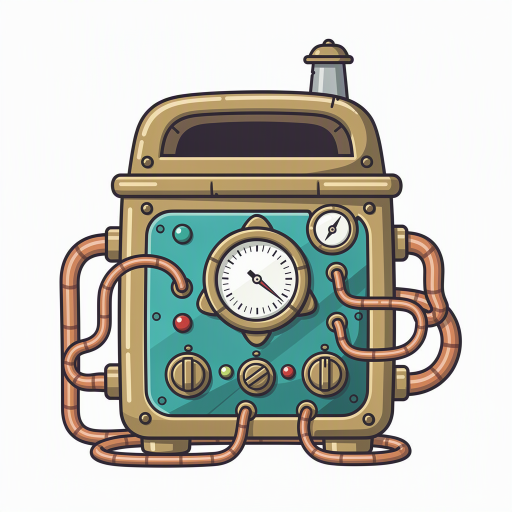
#> input picture docs/research/skills/prototypes/cutout-character/machine_raw.png, 1024 x 1024 px (shown at 1/2 size); its folder holds 3 pictures in this run
$ python props.py
#> lines starting #> are read from the running program, lines starting #| are printed output that depends on the picture; after the words box and inside, x2 and y2 are one past the last pixel; in counts of white or black regions, pixels touching at a corner belong together
"""Key the white out of the props (border-connected near-white only) and crop to content.
Run: uv run --with numpy --with scipy --with pillow python props.py"""
import json
from pathlib import Path

import numpy as np
from PIL import Image
from scipy import ndimage as ndi

HERE = Path(__file__).parent
info = {}
for name in ("machine", "toast"):
    im = np.asarray(Image.open(HERE / f"{name}_raw.png").convert("RGB")).astype(np.int16)
    white = im.min(2) > 225
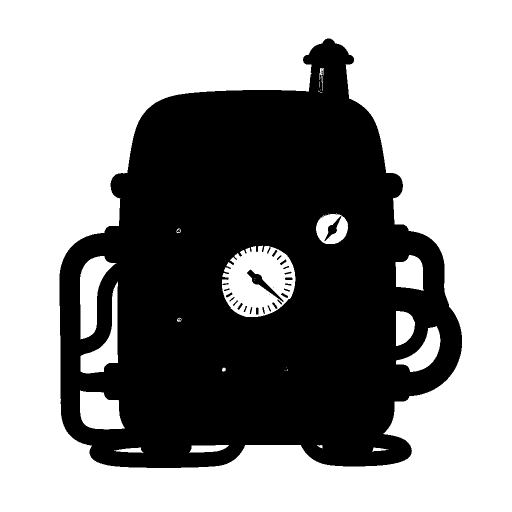
#> white: shape (1024, 1024) bool (shown at 1/2 size); 57.5% white; 30 black regions (5 under 20 px), largest, box (x1, y1, x2, y2) and area: (119, 77, 924, 936) 443472, (494, 539, 567, 604) 908, (649, 432, 683, 482) 477
    lab, _ = ndi.label(white)
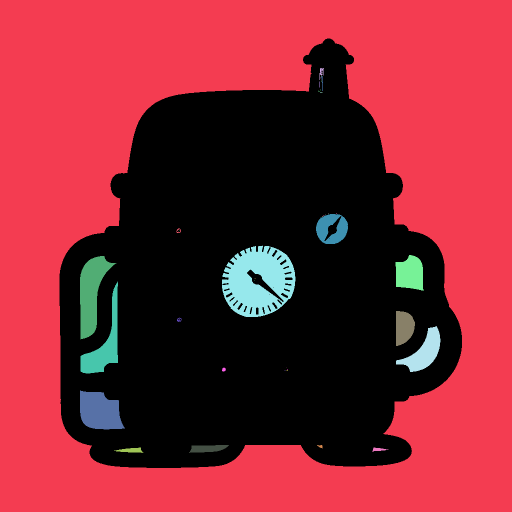
#> lab: shape (1024, 1024) int32 (shown at 1/2 size); 51 distinct labels, from 0 to 50; one colour per label, 0 black
    border = set(np.unique(np.r_[lab[0], lab[-1], lab[:, 0], lab[:, -1]])) - {0}
#> border = 1 item
    # White enclosed by pipe loops is background too; keep only the biggest enclosed
    # white (the machine's dial face) and small highlights.
    sizes = ndi.sum(white, lab, range(1, lab.max() + 1))
#> sizes = 50 values, max 559453 at index 0, min 1 at index 2, mean 12054.7
    inner = sorted((s, i + 1) for i, s in enumerate(sizes) if i + 1 not in border and s > 150)
#> inner = [(373, 48), (899, 46), (2080, 36), (2606, 21), (3144, 30), (3498, 38), (4575, 35), (5287, 45), (6023, 31), (14307, 29)]
    holes = [i for _, i in inner[:-1]] if name == "machine" else []
#> holes = [48, 46, 36, 21, 30, 38, 35, 45, 31]
    fg = ~ndi.binary_dilation(np.isin(lab, list(border) + holes), iterations=1)
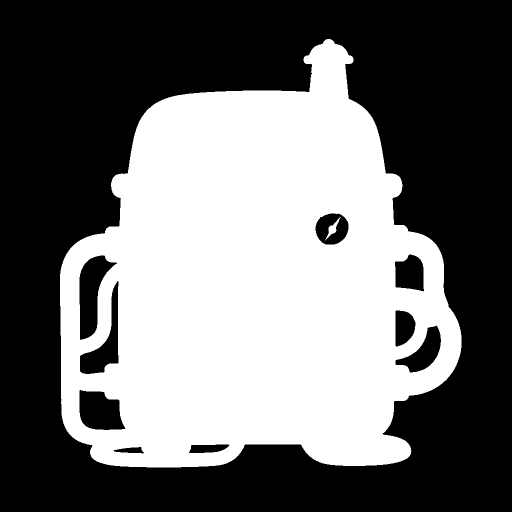
#> fg: shape (1024, 1024) bool (shown at 1/2 size); 43.4% white; 2 white regions, box (x1, y1, x2, y2) and area: (120, 78, 923, 935) 454927, (650, 434, 681, 481) 367
    fg = ndi.binary_opening(fg, iterations=2)  # drop specks
#> fg: shape (1024, 1024) bool; 43.4% white; 2 white regions, box (x1, y1, x2, y2) and area: (120, 78, 923, 935) 454920, (654, 440, 678, 475) 331
    a = ndi.gaussian_filter(fg.astype(float), 0.8) * 255
    ys, xs = np.nonzero(fg)
    y0, y1, x0, x1 = ys.min() - 2, ys.max() + 3, xs.min() - 2, xs.max() + 3
#> y0 = 76; y1 = 937; x0 = 118; x1 = 925
    out = np.dstack([im, a]).clip(0, 255).astype(np.uint8)[y0:y1, x0:x1]
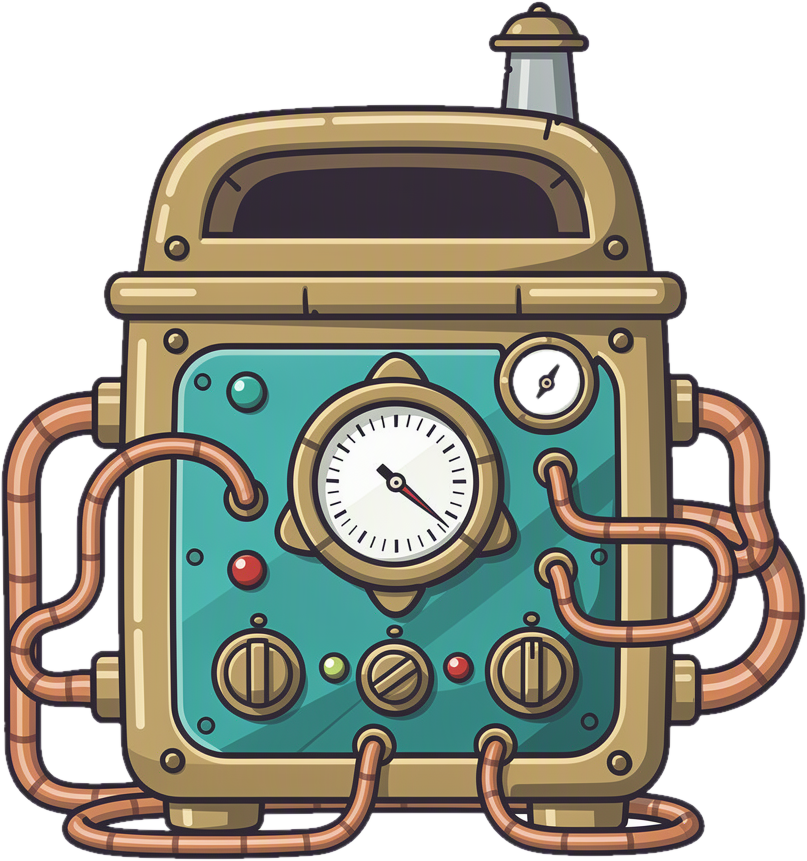
#> out: shape (861, 807, 4); mean R, G, B, A 167.7, 167.2, 154.7, 167; transparent parts drawn white
    Image.fromarray(out).save(HERE / "parts" / f"{name}.png")
    info[name] = {"file": f"parts/{name}.png", "w": int(x1 - x0), "h": int(y1 - y0)}
#> pass 2 of the loop `for name in ("machine", "toast"):`:
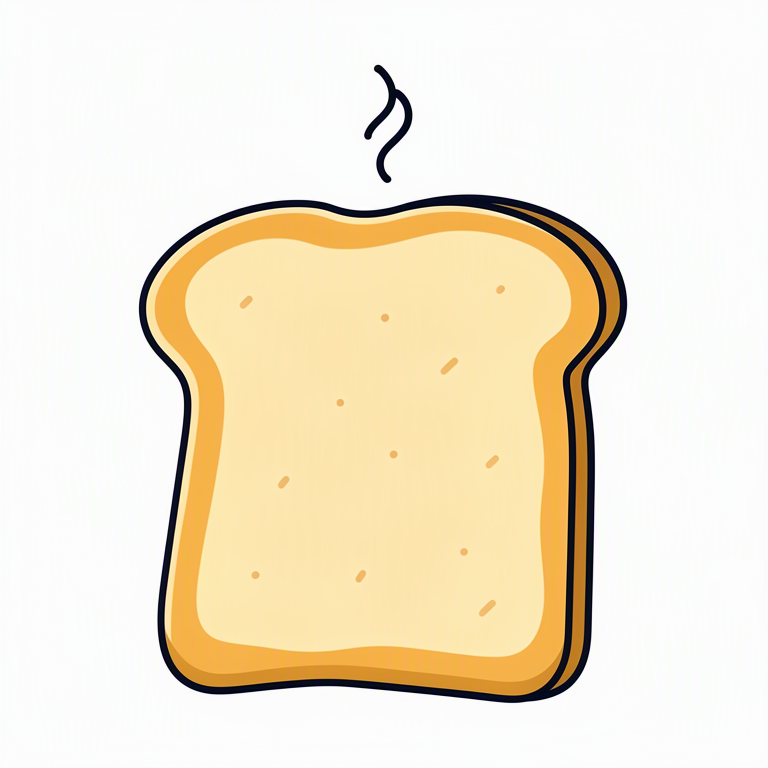
#> input picture docs/research/skills/prototypes/cutout-character/toast_raw.png, 768 x 768 px
#> im: shape (768, 768, 3) int16
#> `white = im.min(2) > 225`:
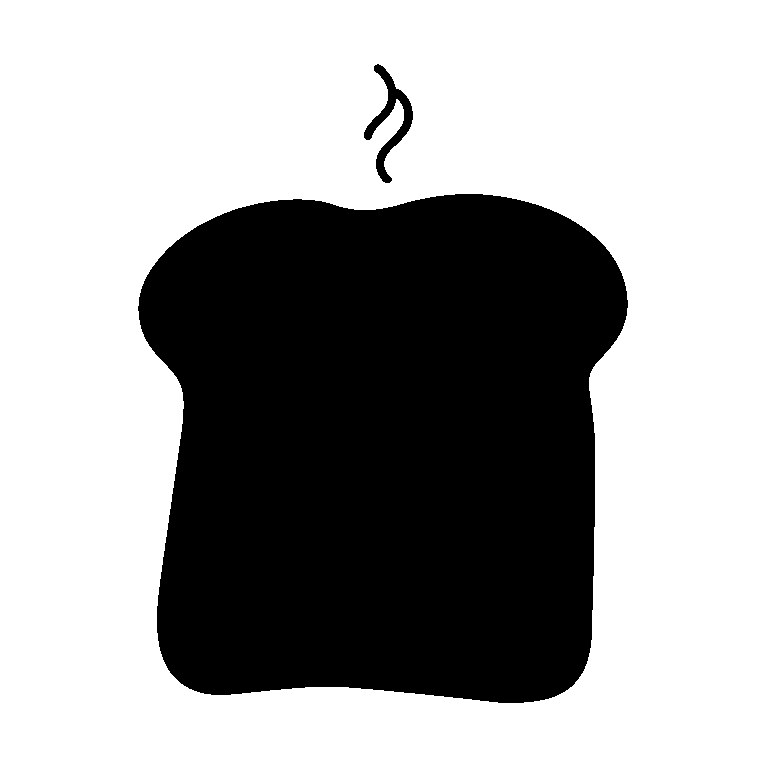
#> white: shape (768, 768) bool; 64% white; 2 black regions, box (x1, y1, x2, y2) and area: (138, 194, 628, 703) 210939, (364, 64, 413, 183) 1610
#> sizes = [377275]
#> inner = []
#> a: shape (768, 768) float64
#> y0 = 63; y1 = 704; x0 = 137; x1 = 629
#> `out = np.dstack([im, a]).clip(0, 255).astype(np.uint8)[y0:y1, x0:x1]`:
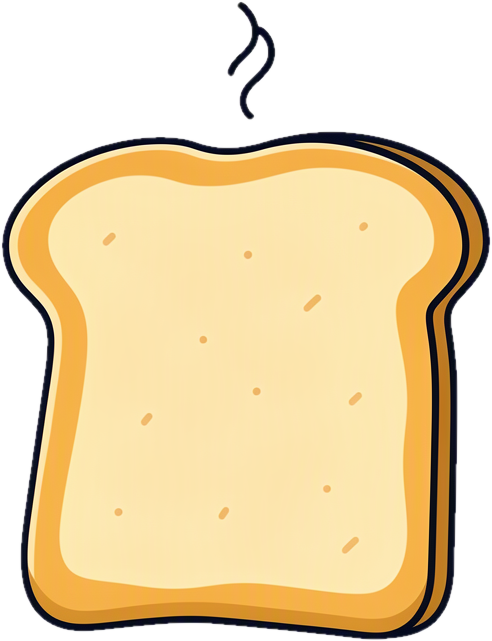
#> out: shape (641, 492, 4); mean R, G, B, A 235, 214.6, 174.1, 170.2; transparent parts drawn white

bg = Image.open(HERE / "bgC.png").convert("RGB")
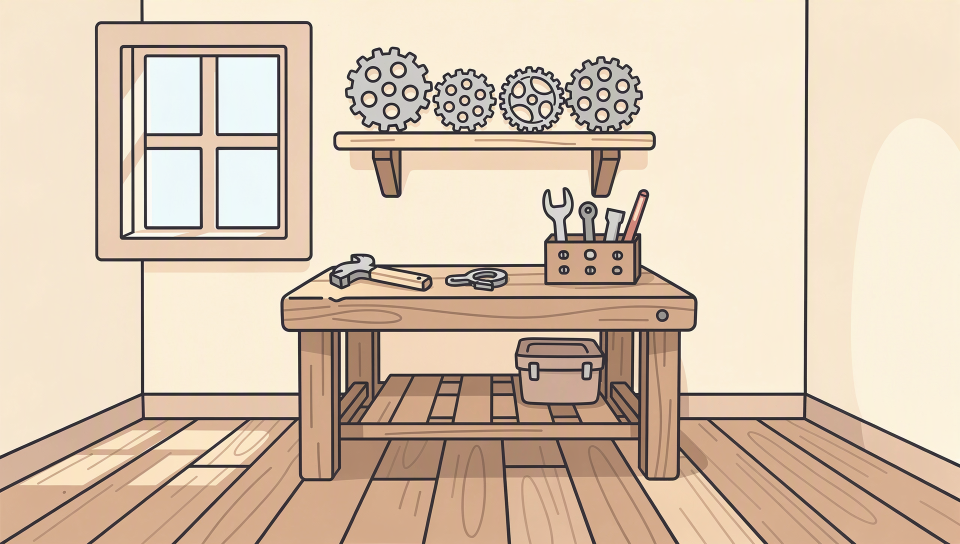
#> input picture docs/research/skills/prototypes/cutout-character/bgC.png, 1920 x 1088 px (shown at 1/2 size)
#> bg is the input picture: PIL image 1920x1088 RGB; mean R, G, B 217.2, 197.1, 175.9
bg.crop((0, 4, 1920, 1084)).save(HERE / "parts" / "bg.png")
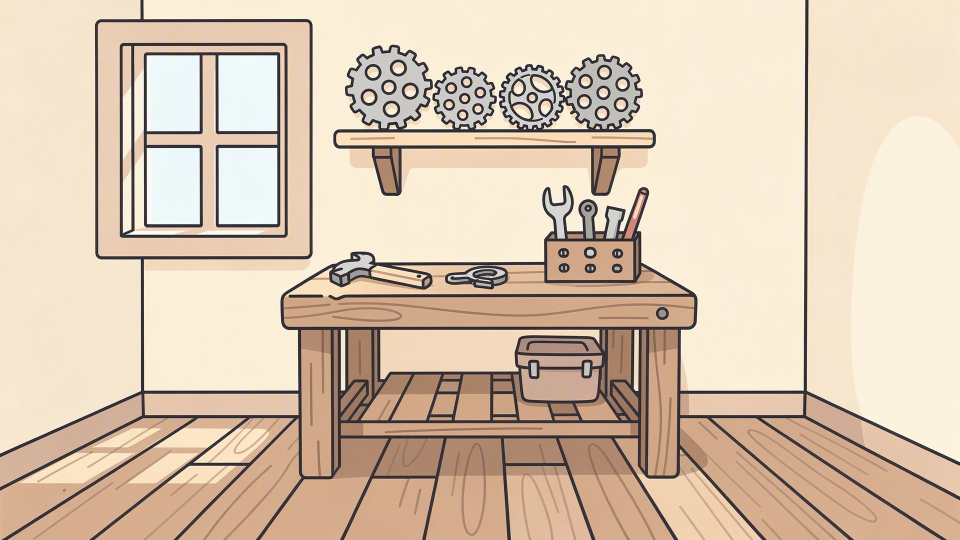
#> saved as bg.png: PIL image 1920x1080 RGB (shown at 1/2 size); mean R, G, B 217.1, 197.1, 175.9
info["bg"] = {"file": "parts/bg.png", "w": 1920, "h": 1080}
(HERE / "parts" / "props.json").write_text(json.dumps(info, indent=1))
print(info)
#| {'machine': {'file': 'parts/machine.png', 'w': 807, 'h': 861}, 'toast': {'file': 'parts/toast.png', 'w': 492, 'h': 641}, 'bg': {'file': 'parts/bg.png', 'w': 1920, 'h': 1080}}
